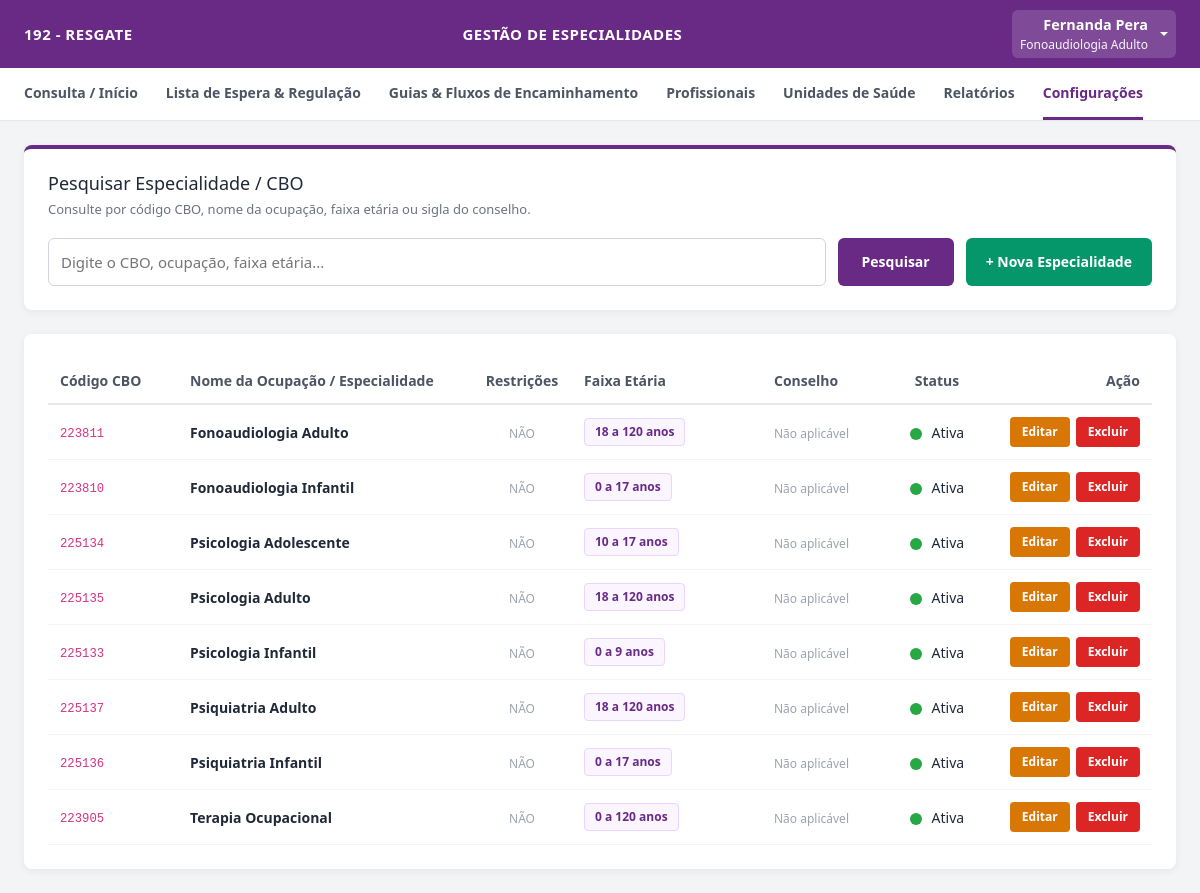
The app's page /admin/configuracoes/cbos (signed in) with its own data.
### tables this page shows
CREATE TABLE cbos (
            id INTEGER PRIMARY KEY AUTOINCREMENT,
            codigo TEXT UNIQUE NOT NULL,
            ocupacao TEXT NOT NULL,
            idade_minima INTEGER,
            idade_maxima INTEGER,
            meses_assiduidade INTEGER DEFAULT 6,
            ativa INTEGER DEFAULT 1,
            gera_lista_espera INTEGER DEFAULT 1,
            created_at TIMESTAMP DEFAULT CURRENT_TIMESTAMP
        );

### app.py (the view)
@app.route('/admin/configuracoes/cbos', methods=['GET'])
@login_required
@nivel_i_required
def listar_cbos():
    conn = get_db_connection()
    cursor = conn.cursor()
    cbos_raw = cursor.execute('SELECT * FROM cbos ORDER BY ocupacao ASC').fetchall()
    cbos = []
    for row in cbos_raw:
        cbo_dict = dict(row)
        autorizados = cursor.execute("""
            SELECT p.id, p.nome, p.cpf
            FROM cbo_profissionais_autorizados cpa
            JOIN profissionais p ON cpa.profissional_id = p.id
            WHERE cpa.cbo_id = ?
        """, (cbo_dict['id'],)).fetchall()
        cbo_dict['profissionais_detalhes'] = [dict(a) for a in autorizados]
        cbo_dict['tem_restricao'] = len(cbo_dict['profissionais_detalhes']) > 0
        cbos.append(cbo_dict)
    conn.close()
    return render_template('admin_cbos.html', cbos=cbos)

### app.py (called while the page is built)
def get_db_connection():
    conn = sqlite3.connect(DB_PATH, timeout=10.0)
    conn.row_factory = sqlite3.Row
    conn.execute('PRAGMA foreign_keys = ON;')
    return conn

def login_required(f):
    @wraps(f)
    def decorated_function(*args, **kwargs):
        if 'usuario_id' not in session:
            flash('Por favor, faça login para acessar o sistema.', 'warning')
            return redirect(url_for('login'))
        return f(*args, **kwargs)
    return decorated_function

def nivel_i_required(f):
    @wraps(f)
    def decorated_function(*args, **kwargs):
        if session.get('perfil') != 'NIVEL_I':
            flash(
                'Acesso restrito à gestão e administração do sistema (Nível I).',
                'danger',
            )
            return redirect(url_for('dashboard'))
        return f(*args, **kwargs)
    return decorated_function

### templates/admin_cbos.html (shortened to what this page needs)
{% set perfil = session.get('perfil') %}
<!DOCTYPE html>
<html lang="pt-BR">
<head>
    <link href="https://cdn.jsdelivr.net/npm/bootstrap@5.3.0/dist/css/bootstrap.min.css" rel="stylesheet">
</head>
<body>
    <div class="topbar">
        <div class="title">{{ session.get('estabelecimento', 'CAPS II — São Roque') }}</div>
        <div class="center-title">Gestão de Especialidades</div>
        <div class="dropdown">
            <a class="dropdown-toggle text-white d-flex align-items-center text-decoration-none py-1 px-2 rounded"
               href="#" id="userMenuDropdown" role="button" data-bs-toggle="dropdown" aria-expanded="false" style="background: rgba(255,255,255,0.15);">
                <div class="text-end me-2">
                    <span class="d-block fw-semibold text-white" style="font-size: 0.9rem;">{{ session.get('nome') }}</span>
                    <small class="d-block text-light opacity-85" style="font-size: 0.75rem;">{{ session.get('profissao', 'Profissional') }}</small>
                </div>
            </a>
        </div>
    </div>
    <div class="navbar">
        <a href="/dashboard">Consulta / Início</a>
        <a href="/lista-espera">Lista de Espera & Regulação</a>
        <a href="/guias-fluxo">Guias & Fluxos de Encaminhamento</a>
        {% if perfil == 'NIVEL_I' %}
            <a href="/admin/profissionais">Profissionais</a>
            <a href="/admin/estabelecimentos">Unidades de Saúde</a>
            <a href="/relatorios">Relatórios</a>
            <a href="/admin/configuracoes" class="active">Configurações</a>
        {% endif %}
    </div>
    <div class="container">
        <div class="search-card">
            <h2>Pesquisar Especialidade / CBO</h2>
            <p>Consulte por código CBO, nome da ocupação, faixa etária ou sigla do conselho.</p>
            <div class="search-box">
                <input type="text" id="inputFiltroCbo" class="search-input" placeholder="Digite o CBO, ocupação, faixa etária..." onkeyup="filtrarTabelaCbo()">
                <button type="button" class="btn-search" onclick="filtrarTabelaCbo()">Pesquisar</button>
                <button type="button" class="btn-novo" onclick="prepararModalNovo()">+ Nova Especialidade</button>
            </div>
        </div>
        <div class="data-panel">
            <table class="table-data" id="tabelaCbos">
                <thead>
                    <tr>
                        <th style="width: 130px;">Código CBO</th>
                        <th>Nome da Ocupação / Especialidade</th>
                        <th style="width: 100px; text-align: center;">Restrições</th>
                        <th style="width: 190px;">Faixa Etária</th>
                        <th style="width: 120px;">Conselho</th>
                        <th style="width: 110px; text-align: center;">Status</th>
                        <th style="text-align: right; width: 160px;">Ação</th>
                    </tr>
                </thead>
                <tbody>
                    {% for cbo in cbos %}
                    <tr>
                        <td><code>{{ cbo.codigo }}</code></td>
                        <td><strong>{{ cbo.ocupacao }}</strong></td>
                        <td style="text-align: center;">
                            {% if cbo.tem_restricao %}
                                <span style="background: #fef2f2; color: #991b1b; border: 1px solid #fecaca; padding: 2px 8px; border-radius: 4px; font-size: 11px; font-weight: bold;">SIM</span>
                            {% else %}
                                <span style="color: #9ca3af; font-size: 12px;">NÃO</span>
                            {% endif %}
                        </td>
                        <td>
                            {% if cbo.idade_minima is not none and cbo.idade_maxima is not none %}
                                <span class="badge-idade">{{ cbo.idade_minima }} a {{ cbo.idade_maxima }} anos</span>
                            {% elif cbo.idade_minima is not none %}
                                <span class="badge-idade">A partir de {{ cbo.idade_minima }} anos</span>
                            {% elif cbo.idade_maxima is not none %}
                                <span class="badge-idade">Até {{ cbo.idade_maxima }} anos</span>
                            {% else %}
                                <span style="color: #9ca3af; font-size: 12px;">Livre / Geral</span>
                            {% endif %}
                        </td>
                        <td>
                            {% if cbo.sigla_conselho %}
                                <span class="badge-conselho">{{ cbo.sigla_conselho }}</span>
                            {% else %}
                                <span style="color: #9ca3af; font-size: 12px;">Não aplicável</span>
                            {% endif %}
                        </td>
                        <td style="text-align: center;">
                            {% if cbo.ativa == 1 %}
                                <span class="status-dot green" title="Ativa"></span> Ativa
                            {% else %}
                                <span class="status-dot red" title="Inativa"></span> Inativa
                            {% endif %}
                        </td>
                        <td style="text-align: right;">
                            <div style="display: flex; gap: 6px; justify-content: flex-end;">
                                <button class="btn-edit" onclick='editarCbo({{ cbo | tojson }})'>Editar</button>
                                <form action="{{ url_for('excluir_cbo', cbo_id=cbo.id) }}" method="POST" onsubmit="return confirm('Tem certeza que deseja excluir esta especialidade?');" style="display:inline;">
                                    <button type="submit" class="btn-delete">Excluir</button>
                                </form>
                            </div>
                        </td>
                    </tr>
                    {% endfor %}
                </tbody>
            </table>
        </div>
    </div>
</body>
</html>

### templates/admin_cbos.html (style rules this page uses)
* { box-sizing: border-box; margin: 0; padding: 0; font-family: 'Segoe UI', Tahoma, Geneva, Verdana, sans-serif; }
body { background-color: #f3f4f6; min-height: 100vh; display: flex; flex-direction: column; color: #1f2937; }
.topbar { background-color: #692A85; color: white; padding: 10px 24px; display: flex; justify-content: space-between; align-items: center; box-shadow: 0 2px 4px rgba(0,0,0,0.1); }
.topbar .title { font-size: 15px; font-weight: 600; text-transform: uppercase; letter-spacing: 0.5px; white-space: nowrap; overflow: hidden; text-overflow: ellipsis; max-width: 280px; }
.topbar .center-title { font-size: 15px; font-weight: 600; text-transform: uppercase; letter-spacing: 0.5px; }
.navbar { background: white; border-bottom: 1px solid #e5e7eb; padding: 0 24px; display: flex; flex-direction: row; justify-content: flex-start; gap: 28px; width: 100%; overflow-x: auto; white-space: nowrap; box-shadow: 0 1px 3px rgba(0,0,0,0.02); }
.navbar a { text-decoration: none; color: #4b5563; font-size: 14px; font-weight: 600; padding: 14px 0; border-bottom: 3px solid transparent; transition: all 0.2s; display: inline-block; flex-shrink: 0; }
.navbar a:hover, .navbar a.active { color: #692A85; border-bottom-color: #692A85; }
.container { flex: 1; padding: 24px; max-width: 1200px; margin: 0 auto; width: 100%; }
.search-card { background: white; padding: 24px; border-radius: 8px; box-shadow: 0 2px 8px rgba(0,0,0,0.06); margin-bottom: 24px; border-top: 4px solid #692A85; }
.search-card h2 { font-size: 18px; color: #1f2937; margin-bottom: 6px; }
.search-card p { font-size: 13px; color: #6b7280; margin-bottom: 18px; }
.search-box { display: flex; gap: 12px; }
.search-input { flex: 1; padding: 12px; border: 1px solid #d1d5db; border-radius: 6px; font-size: 15px; outline: none; background: white; }
.btn-search { background-color: #692A85; color: white; border: none; padding: 12px 24px; border-radius: 6px; font-size: 14px; font-weight: 600; cursor: pointer; transition: background 0.2s; }
.btn-novo { background-color: #059669; color: white; border: none; padding: 12px 20px; border-radius: 6px; font-size: 14px; font-weight: 600; cursor: pointer; white-space: nowrap; transition: background 0.2s; text-decoration: none; display: inline-block; }
.data-panel { background: white; padding: 24px; border-radius: 8px; box-shadow: 0 2px 8px rgba(0,0,0,0.06); }
.table-data { width: 100%; border-collapse: collapse; text-align: left; font-size: 14px; }
.table-data th { padding: 12px; border-bottom: 2px solid #e5e7eb; color: #4b5563; font-weight: 600; }
.table-data td { padding: 12px; border-bottom: 1px solid #f3f4f6; color: #1f2937; vertical-align: middle; }
.badge-idade { background: #faf5ff; border: 1px solid #e9d5ff; color: #692A85; padding: 4px 10px; border-radius: 4px; font-size: 12px; font-weight: 600; white-space: nowrap; display: inline-block; }
.status-dot { height: 12px; width: 12px; border-radius: 50%; display: inline-block; margin-right: 6px; vertical-align: middle; }
.status-dot.green { background-color: #28a745; }
.btn-edit { background-color: #d97706; color: white; border: none; padding: 6px 12px; border-radius: 4px; font-size: 12px; font-weight: 600; cursor: pointer; transition: background 0.2s; }
.btn-delete { background-color: #dc2626; color: white; border: none; padding: 6px 12px; border-radius: 4px; font-size: 12px; font-weight: 600; cursor: pointer; transition: background 0.2s; }

### records on screen
cbos: get "Fonoaudiologia Adulto", codigo "223811", ocupacao "Fonoaudiologia Adulto", idade_minima "18", idade_maxima "120", ativa 1 (drawn)
cbos: codigo "223810", ocupacao "Fonoaudiologia Infantil", idade_minima "0", idade_maxima "17", ativa 1 (drawn)
cbos: codigo "225134", ocupacao "Psicologia Adolescente", idade_minima "10", idade_maxima "17", ativa 1 (drawn)
cbos: codigo "225135", ocupacao "Psicologia Adulto", idade_minima "18", idade_maxima "120", ativa 1 (drawn)
cbos: codigo "225133", ocupacao "Psicologia Infantil", idade_minima "0", idade_maxima "9", ativa 1 (drawn)
cbos: codigo "225137", ocupacao "Psiquiatria Adulto", idade_minima "18", idade_maxima "120", ativa 1 (drawn)
cbos: codigo "225136", ocupacao "Psiquiatria Infantil", idade_minima "0", idade_maxima "17", ativa 1 (drawn)
cbos: codigo "223905", ocupacao "Terapia Ocupacional", idade_minima "0", idade_maxima "120", ativa 1 (drawn)

### other values on screen
{{ session.get('estabelecimento', 'CAPS II — São Roque') }} "192 - RESGATE"
{{ session.get('nome') }} "Fernanda Pera"
